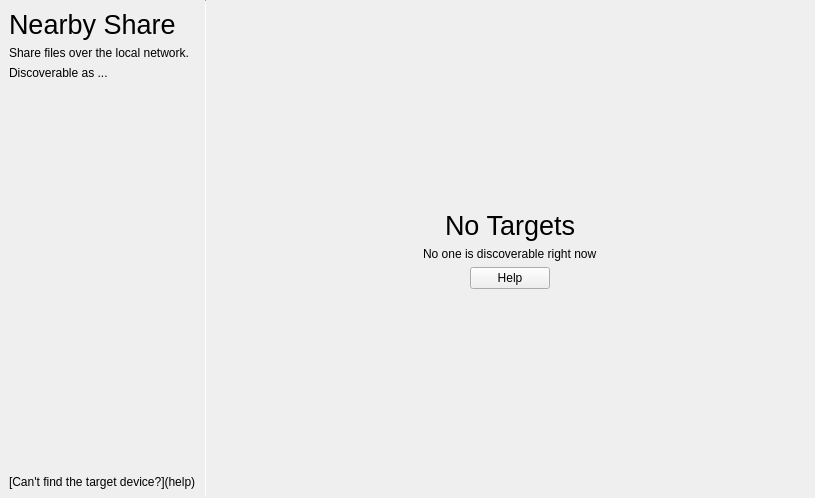
<?xml version="1.0" encoding="UTF-8"?>
<ui version="4.0">
 <class>NearbyShareWidget</class>
 <widget class="QWidget" name="NearbyShareWidget">
  <property name="geometry">
   <rect>
    <x>0</x>
    <y>0</y>
    <width>815</width>
    <height>498</height>
   </rect>
  </property>
  <property name="windowTitle">
   <string>Form</string>
  </property>
  <layout class="QHBoxLayout" name="horizontalLayout">
   <property name="spacing">
    <number>0</number>
   </property>
   <property name="leftMargin">
    <number>0</number>
   </property>
   <property name="topMargin">
    <number>0</number>
   </property>
   <property name="rightMargin">
    <number>0</number>
   </property>
   <property name="bottomMargin">
    <number>0</number>
   </property>
   <item>
    <widget class="QWidget" name="leftWidget" native="true">
     <layout class="QVBoxLayout">
      <item>
       <widget class="QLabel" name="label">
        <property name="font">
         <font>
          <pointsize>20</pointsize>
         </font>
        </property>
        <property name="text">
         <string>Nearby Share</string>
        </property>
        <property name="wordWrap">
         <bool>true</bool>
        </property>
       </widget>
      </item>
      <item>
       <widget class="QLabel" name="label_2">
        <property name="text">
         <string>Share files over the local network.</string>
        </property>
        <property name="wordWrap">
         <bool>true</bool>
        </property>
       </widget>
      </item>
      <item>
       <widget class="QLabel" name="discoverableLabel">
        <property name="text">
         <string notr="true">Discoverable as ...</string>
        </property>
       </widget>
      </item>
      <item>
       <spacer name="verticalSpacer">
        <property name="orientation">
         <enum>Qt::Orientation::Vertical</enum>
        </property>
        <property name="sizeHint" stdset="0">
         <size>
          <width>0</width>
          <height>0</height>
         </size>
        </property>
       </spacer>
      </item>
      <item>
       <widget class="QLabel" name="helpLabel">
        <property name="text">
         <string notr="true">[Can't find the target device?](help)</string>
        </property>
        <property name="textFormat">
         <enum>Qt::TextFormat::MarkdownText</enum>
        </property>
       </widget>
      </item>
     </layout>
    </widget>
   </item>
   <item>
    <widget class="Line" name="line">
     <property name="maximumSize">
      <size>
       <width>1</width>
       <height>16777215</height>
      </size>
     </property>
     <property name="orientation">
      <enum>Qt::Orientation::Vertical</enum>
     </property>
    </widget>
   </item>
   <item>
    <widget class="tStackedWidget" name="stackedWidget">
     <property name="currentIndex">
      <number>1</number>
     </property>
     <widget class="QWidget" name="targetsPage">
      <layout class="QVBoxLayout" name="verticalLayout">
       <property name="spacing">
        <number>0</number>
       </property>
       <property name="leftMargin">
        <number>0</number>
       </property>
       <property name="topMargin">
        <number>0</number>
       </property>
       <property name="rightMargin">
        <number>0</number>
       </property>
       <property name="bottomMargin">
        <number>0</number>
       </property>
       <item>
        <layout class="QVBoxLayout" name="targetsLayout">
         <property name="spacing">
          <number>0</number>
         </property>
         <property name="leftMargin">
          <number>0</number>
         </property>
         <property name="topMargin">
          <number>0</number>
         </property>
         <property name="rightMargin">
          <number>0</number>
         </property>
         <property name="bottomMargin">
          <number>0</number>
         </property>
        </layout>
       </item>
       <item>
        <spacer name="verticalSpacer_2">
         <property name="orientation">
          <enum>Qt::Orientation::Vertical</enum>
         </property>
         <property name="sizeHint" stdset="0">
          <size>
           <width>0</width>
           <height>0</height>
          </size>
         </property>
        </spacer>
       </item>
      </layout>
     </widget>
     <widget class="QWidget" name="noTargetsPage">
      <layout class="QVBoxLayout" name="verticalLayout_2">
       <item>
        <spacer name="verticalSpacer_4">
         <property name="orientation">
          <enum>Qt::Orientation::Vertical</enum>
         </property>
         <property name="sizeHint" stdset="0">
          <size>
           <width>0</width>
           <height>0</height>
          </size>
         </property>
        </spacer>
       </item>
       <item alignment="Qt::AlignmentFlag::AlignHCenter">
        <widget class="QLabel" name="label_3">
         <property name="font">
          <font>
           <pointsize>20</pointsize>
          </font>
         </property>
         <property name="text">
          <string>No Targets</string>
         </property>
        </widget>
       </item>
       <item alignment="Qt::AlignmentFlag::AlignHCenter">
        <widget class="QLabel" name="label_4">
         <property name="text">
          <string>No one is discoverable right now</string>
         </property>
        </widget>
       </item>
       <item alignment="Qt::AlignmentFlag::AlignHCenter">
        <widget class="QPushButton" name="helpButton">
         <property name="text">
          <string>Help</string>
         </property>
         <property name="icon">
          <iconset theme="help-contents"/>
         </property>
        </widget>
       </item>
       <item>
        <spacer name="verticalSpacer_3">
         <property name="orientation">
          <enum>Qt::Orientation::Vertical</enum>
         </property>
         <property name="sizeHint" stdset="0">
          <size>
           <width>0</width>
           <height>0</height>
          </size>
         </property>
        </spacer>
       </item>
      </layout>
     </widget>
    </widget>
   </item>
  </layout>
 </widget>
 <customwidgets>
  <customwidget>
   <class>tStackedWidget</class>
   <extends>QStackedWidget</extends>
   <header location="global">tstackedwidget.h</header>
   <container>1</container>
   <slots>
    <signal>switchingFrame(int)</signal>
   </slots>
  </customwidget>
 </customwidgets>
 <resources/>
 <connections/>
</ui>
